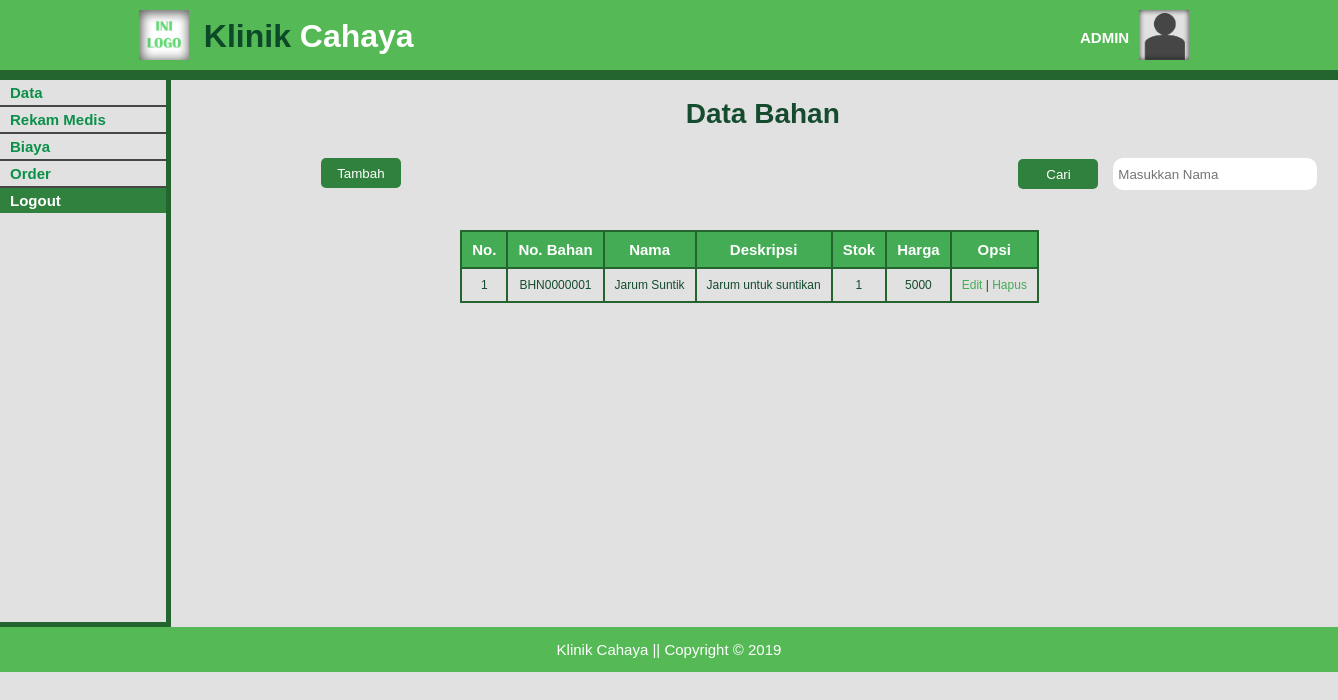
The page /data_bahan-a.php (signed in) on the database its author committed.
### tables this page shows
CREATE TABLE `tb_bahan` (
  `no_bahan` varchar(10) NOT NULL,
  `nama` varchar(30) DEFAULT NULL,
  `stok` int(11) DEFAULT NULL,
  `harga` int(11) DEFAULT NULL,
  `deskripsi` varchar(30) DEFAULT NULL
);

### data_bahan-a.php (the view, shortened to what this page needs)
<!DOCTYPE html>
<html>
  <head>
    <link rel="stylesheet" href="./css/data-b_style.css">
  </head>
  <body>
    <header>
      <div class="container">
        <div id="logo">
          <img src="./img/ini_logo.png" alt="Logo">
          <a href="index-a.php"><span class="hightlight">Klinik</span> Cahaya</a>
        </div>
        <div id="profil">
          <img src="./img/pp.png" alt="Profil">
          <h4>ADMIN</h4>
        </div>
      </div>
    </header>
    <section id="sidemenu">
      <div class="container">
        <ul>
          <li class="main">Data
          </li>
          <li class="main"><a href="data_rm-a.php">Rekam Medis</a></li>
					<li class="main">Biaya
          </li>
          <li class="main"><a href="data_order-a.php">Order</a></li>
          <li id="logout"><a href="logout-action.php">Logout</a></li>
        </ul>
      </div>
    </section>
    <section id="content">
      <div class="container">
        <div class="title">
          <h2>Data Bahan</h2>
        </div>
        <div class="button">
          <a href="add-bahan.php"><button type="button" name="tambah">Tambah</button></a>
					<form class="search" action="" method="post">
						<input class="submit" type="submit" name="cariB" value="Cari">
	          <input class="text" type="text" name="cari" placeholder="&nbsp;Masukkan Nama">
					</form>
        </div>
        <br>
        <div class="table">
          <table border=1px>
            <tr>
              <th>No.</th>
              <th>No. Bahan</th>
              <th>Nama</th>
              <th>Deskripsi</th>
              <th>Stok</th>
							<th>Harga</th>
              <th>Opsi</th>
            </tr>
            <?php
              include('connect.php');
							$cari = empty($_POST['cariB']) ? '' : $_POST['cariB'];
							$inputan = empty($_POST['cari']) ? '' : $_POST['cari'];
							if (isset($cari)) {
								if ($inputan != "") {
									$sql = mysqli_query($connect,"SELECT * FROM tb_bahan WHERE nama like '%$inputan%'");
								}else{
									$sql = mysqli_query($connect,"SELECT * FROM tb_bahan");
								}
							}else{
									$sql = mysqli_query($connect,"SELECT * FROM tb_bahan");
							}
              $no = 1;
              while ($data = mysqli_fetch_array($sql)) {
              ?>
              <tr>
                <td><?php echo $no++; ?></td>
                <td><?php echo $data['no_bahan']; ?></td>
                <td><?php echo $data['nama']; ?></td>
                <td><?php echo $data['deskripsi']; ?></td>
                <td><?php echo $data['stok']; ?></td>
                <td><?php echo $data['harga']; ?></td>
                <td>
                  <a class="edit" href="update-bahan.php?id=<?php echo $data['no_bahan'] ?>">Edit</a> |
                  <a class="hapus" href="delete-bahan.php?id=<?php echo $data['no_bahan'] ?>">Hapus</a>
                </td>
              </tr>
            <?php  }
             ?>
          </table>
        </div>
      </div>
    </section>
    <footer>
      <div class="container">
        <p>Klinik Cahaya || Copyright &copy; 2019</p>
      </div>
    </footer>
  </body>
</html>

### css/data-b_style.css (style rules this page uses)
body { background-color: #e1e1e1; font: 15px/1 arial,sans-serif; padding: 0; margin: 0; }
.container { width: 80%; margin: auto; overflow: hidden; }
ul { margin: 0; padding: 0; }
header { padding: 10px 0 10px 0; background-color: #55b955; border-bottom: #24642f 10px solid; color : #ffffff; }
header img { width: 50px; height: 50px; }
header #logo img { float:left; padding-left: 5px; }
header #logo a { text-decoration: none; color: white; font-size: 32px; font-weight: bold; float: left; padding: 10px 0 0 15px; }
header .hightlight { color:#0b4928; }
header #profil img { float: right; padding-right: 15px; }
header #profil h4 { float:right; margin: 0; padding: 20px 10px 0 0; }
#sidemenu { padding: 0 0 0 0; color: #0a9049; font-size: 15px; font-weight: bold; float: left; }
#sidemenu .container { width: 150%; margin: auto; left: auto; right: auto; min-height: 542px; border-right: #24642f 5px solid; border-bottom: #24642f 5px solid; }
#sidemenu .main { border-bottom: #464646 2px solid; }
#sidemenu ul li { padding: 5px 0 5px 10px;; }
#sidemenu a { text-decoration: none; color: #0a9049; }
#logout { background-color: #30813e; }
#logout a { color: #ffffff; }
#content { margin: 0; padding: 0 0 0 60px; min-height: 542px; color:#154c2f; text-align: center; float: left; }
#content .container { width:200%; margin:auto; min-height: 500px; }
#content .title { width: 85%; padding: 20px 0 20px 100px; margin: 0; }
#content .button { width: 99%; padding-top: 20px; text-align: right; margin: 0 0 0 0; padding: 10px 0 0 0; }
.search { float: right; }
.submit { background-color: #30813e; color: #ffffff; width: 80px; height: 30px; border: none; border-radius: 5px; margin: 0 10px 0 0; }
.text { border: none; width: 200px; height: 30px; border-radius: 10px; }
#content .button button { background-color: #30813e; color: #ffffff; width: 80px; height: 30px; border: none; border-radius: 5px; margin: 0 10px 0 150px; float: left; }
#content .title h2 { font-size: 28px; margin: 0; padding: 0; }
#content .table { width:100%; margin: 0; padding: 40px 0 0 0; text-align: -webkit-center; clear: both; }
table { border-collapse: collapse; }
table th, td { border: 2px solid #24642f; padding: 10px; text-align: center; }
th { background-color: #43ac55; color: #ffffff; }
td { font-size: 12px; }
td a { text-decoration: none; color: #43ac55; }
footer { clear: both; background-color: #55b955; text-align: center; color: #ffffff; }

### rows shown on the page
tb_bahan: no_bahan "BHN0000001", nama "Jarum Suntik", deskripsi "Jarum untuk suntikan", stok "1", harga "5000"
